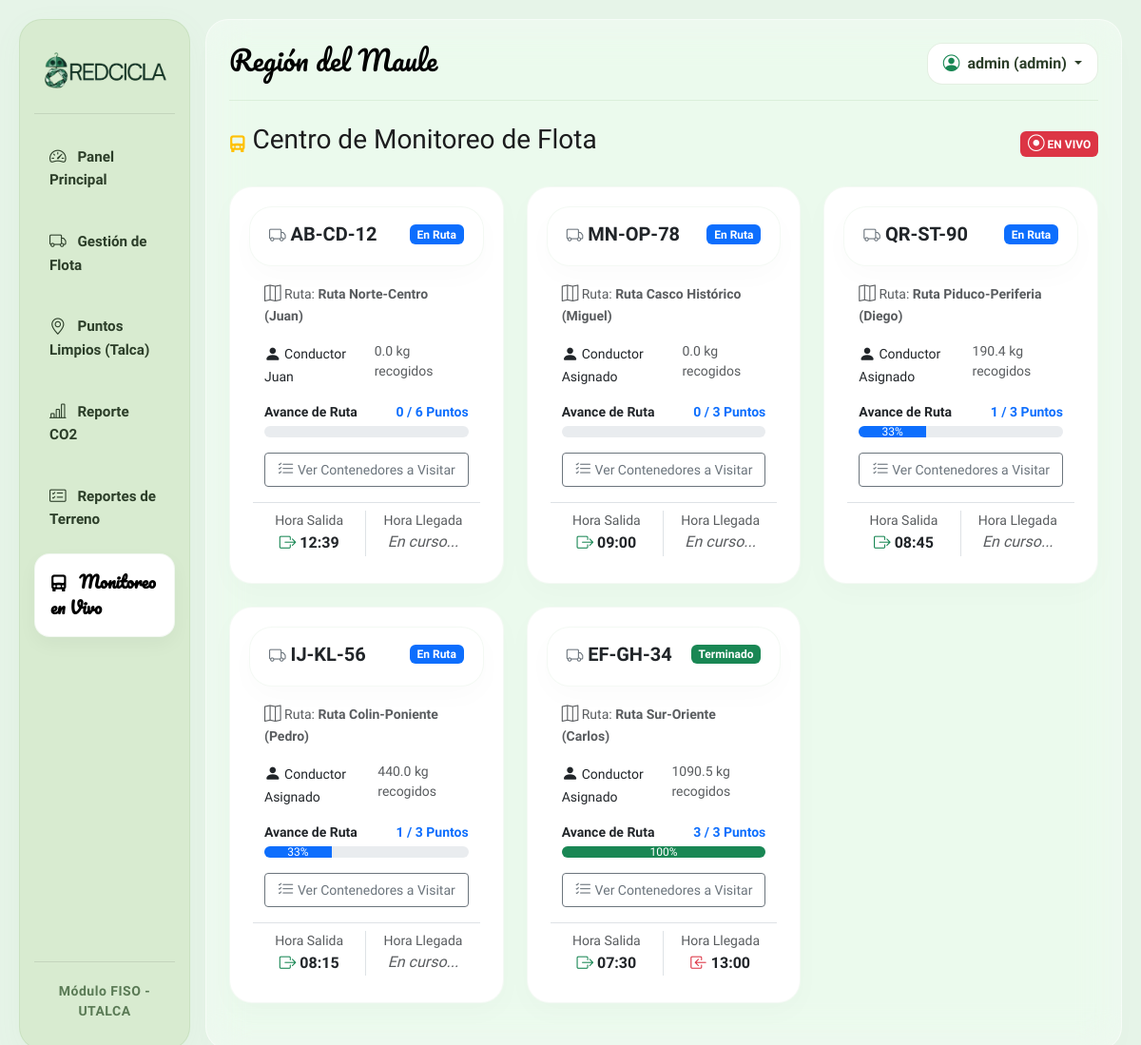
Screenshot of /monitoreo (signed in) with the database file from the repository.
### tables this page shows
CREATE TABLE rutas_activas (
        id INTEGER PRIMARY KEY AUTOINCREMENT, ruta_id INTEGER, camion_id INTEGER, conductor_id INTEGER, ayudante_id INTEGER,
        fecha_inicio TEXT NOT NULL, fecha_fin TEXT, pesaje_calculado REAL, pesaje_final REAL,
        FOREIGN KEY(ruta_id) REFERENCES rutas(id), FOREIGN KEY(camion_id) REFERENCES camiones(id),
        FOREIGN KEY(conductor_id) REFERENCES empleados(id), FOREIGN KEY(ayudante_id) REFERENCES empleados(id));

CREATE TABLE camiones (
        id INTEGER PRIMARY KEY AUTOINCREMENT, patente TEXT UNIQUE NOT NULL, capacidad_carga REAL,
        ultima_revision TEXT, estado INTEGER DEFAULT 1, alerta INTEGER DEFAULT 0);

CREATE TABLE rutas (id INTEGER PRIMARY KEY AUTOINCREMENT, zona_id INTEGER, nombre TEXT NOT NULL, FOREIGN KEY(zona_id) REFERENCES zonas(id));

### main.py (the view)
@app.route('/monitoreo')
def monitoreo_rutas():
    if 'usuario_nombre' not in session:
        return redirect(url_for('login'))
    conexion = sqlite3.connect(DB_PATH)
    cursor = conexion.cursor()
    cursor.execute('''
        SELECT
            ra.id,
            c.patente,
            c.capacidad_carga,
            COALESCE(cond.nombre_completo, 'Conductor Asignado') AS conductor,
            r.nombre AS ruta_nombre,
            ra.fecha_inicio,
            ra.fecha_fin,
            ra.ruta_id
        FROM rutas_activas ra
        LEFT JOIN camiones c ON ra.camion_id = c.id
        LEFT JOIN empleados cond ON ra.conductor_id = cond.id
        LEFT JOIN rutas r ON ra.ruta_id = r.id
        ORDER BY ra.fecha_inicio DESC
    ''')
    viajes_db = cursor.fetchall()
    viajes_procesados = []
    for v in viajes_db:
        ruta_activa_id = v[0]
        ruta_id = v[7]
        cursor.execute("SELECT SUM(cantidad_retirada) FROM registros_retiro WHERE ruta_activa_id = ? AND estado = 'Completado'", (ruta_activa_id,))
        recolectado = cursor.fetchone()[0]
        if recolectado is None: recolectado = 0.0
        cursor.execute('''
            SELECT p.id, p.direccion,
                   (SELECT estado FROM registros_retiro WHERE ruta_activa_id = ? AND punto_id = p.id ORDER BY id DESC LIMIT 1) as estado_retiro
            FROM puntos_reciclaje p
            WHERE p.ruta_id = ? AND p.estado = 1
        ''', (ruta_activa_id, ruta_id))
        puntos_db = cursor.fetchall()
        detalle_puntos = []
        puntos_completados = 0
        total_puntos = len(puntos_db)
        for p in puntos_db:
            estado_punto = p[2]
            if estado_punto == 'Completado':
                puntos_completados += 1
            detalle_puntos.append({
                "direccion": p[1],
                "estado": estado_punto
            })
        porcentaje = 0
        if total_puntos > 0:
            porcentaje = int((puntos_completados / total_puntos) * 100)
        viajes_procesados.append({
            "id": v[0], "patente": v[1], "capacidad": v[2], "conductor": v[3],
            "ruta": v[4], "inicio": v[5], "fin": v[6],
            "recolectado": round(recolectado, 1),
            "porcentaje": porcentaje,
            "puntos_completados": puntos_completados,
            "total_puntos": total_puntos,
            "detalle_puntos": detalle_puntos
        })
    conexion.close()
    return render_template('monitoreo.html', viajes=viajes_procesados)

### templates/monitoreo.html (shortened to what this page needs)
{% extends 'base.html' %}
{% block content %}
<div class="d-flex justify-content-between align-items-center mb-4">
    <h3><i class="bi bi-truck-front-fill text-warning"></i> Centro de Monitoreo de Flota</h3>
    <span class="badge bg-danger pulse-animation"><i class="bi bi-record-circle"></i> EN VIVO</span>
</div>
<div class="row">
    {% for viaje in viajes %}
    <div class="col-md-6 col-lg-4 mb-4">
        <div class="card border-0 shadow-sm h-100">
            <div class="card-header bg-white d-flex justify-content-between align-items-center border-bottom-0 pt-3">
                <h5 class="mb-0 fw-bold"><i class="bi bi-truck text-secondary"></i> {{ viaje.patente }}</h5>
                {% if viaje.fin %}
                    <span class="badge bg-success">Terminado</span>
                {% else %}
                    <span class="badge bg-primary">En Ruta</span>
                {% endif %}
            </div>
            <div class="card-body pb-2">
                <p class="text-muted small mb-3"><i class="bi bi-map"></i> Ruta: <strong>{{ viaje.ruta }}</strong></p>
                <div class="d-flex justify-content-between mb-1 small">
                    <span><i class="bi bi-person-fill"></i> {{ viaje.conductor }}</span>
                    <span class="text-muted">{{ viaje.recolectado }} kg recogidos</span>
                </div>
                <div class="d-flex justify-content-between mb-1 mt-3 small fw-bold">
                    <span>Avance de Ruta</span>
                    <span class="text-primary">{{ viaje.puntos_completados }} / {{ viaje.total_puntos }} Puntos</span>
                </div>
                <div class="progress mb-3" style="height: 12px;">
                    <div class="progress-bar {% if viaje.porcentaje == 100 %}bg-success{% else %}bg-primary{% endif %}"
                         role="progressbar" style="width: {{ viaje.porcentaje }}%;">
                         {{ viaje.porcentaje }}%
                    </div>
                </div>
                <button class="btn btn-sm btn-outline-secondary w-100 mb-3" type="button" data-bs-toggle="collapse" data-bs-target="#collapsePuntos{{ viaje.id }}">
                    <i class="bi bi-list-check"></i> Ver Contenedores a Visitar
                </button>
                <div class="row text-center border-top pt-2">
                    <div class="col-6 border-end">
                        <small class="text-muted d-block">Hora Salida</small>
                        <span class="fw-bold"><i class="bi bi-box-arrow-right text-success"></i> {{ viaje.inicio[-5:] }}</span>
                    </div>
                    <div class="col-6">
                        <small class="text-muted d-block">Hora Llegada</small>
                        {% if viaje.fin %}
                            <span class="fw-bold"><i class="bi bi-box-arrow-in-left text-danger"></i> {{ viaje.fin[-5:] }}</span>
                        {% else %}
                            <span class="text-muted fst-italic">En curso...</span>
                        {% endif %}
                    </div>
                </div>
            </div>
        </div>
    </div>
    {% else %}
    <div class="col-12 text-center py-5">
        <i class="bi bi-moon-stars text-muted" style="font-size: 3rem;"></i>
        <h5 class="text-muted mt-3">No hay camiones en la calle en este momento.</h5>
    </div>
    {% endfor %}
</div>
{% endblock %}

### templates/base.html (style rules this page uses)
:root { --color-bg-light: #e6f4e8; --color-sidebar-combine: #d8ebd0; --color-primary-green: #79AE6F; --color-bubble-bg: #ffffff; --color-dark: #000000; --color-red: #b21c19; --ios-bubble-radius: 24px; --ios-pill-radius: 16px; }
body { font-family: 'Quicksand', sans-serif; background-color: var(--color-bg-light); min-height: 100vh; color: #1c1c1e; overflow-x: hidden; }
.card, .bg-white { background-color: var(--color-bubble-bg) !important; border-radius: var(--ios-bubble-radius) !important; border: 1px solid rgba(121, 174, 111, 0.08) !important; box-shadow: 0 10px 30px rgba(0, 0, 0, 0.02) !important; padding: 20px; animation: fadeInUp 0.4s cubic-bezier(0.16, 1, 0.3, 1) both; }
.bi { font-size: 1.1rem; vertical-align: -1px; }

### templates/monitoreo.html (style rules this page uses)
.pulse-animation { animation: pulse 2s infinite; }

### rows the page displays
rutas_activas: patente "AB-CD-12", shows "En Ruta", ruta "Ruta Norte-Centro (Juan)", conductor "Conductor Juan", recolectado "0.0", puntos_completados "0", total_puntos "6", fecha_inicio "12:39", shows "En curso..."
rutas_activas: patente "MN-OP-78", shows "En Ruta", ruta "Ruta Casco Histórico (Miguel)", conductor "Conductor Asignado", recolectado "0.0", puntos_completados "0", total_puntos "3", fecha_inicio "09:00", shows "En curso..."
rutas_activas: patente "QR-ST-90", shows "En Ruta", ruta "Ruta Piduco-Periferia (Diego)", conductor "Conductor Asignado", recolectado "190.4", puntos_completados "1", total_puntos "3", porcentaje "33", fecha_inicio "08:45", shows "En curso..."
rutas_activas: patente "IJ-KL-56", shows "En Ruta", ruta "Ruta Colin-Poniente (Pedro)", conductor "Conductor Asignado", recolectado "440.0", puntos_completados "1", total_puntos "3", porcentaje "33", fecha_inicio "08:15", shows "En curso..."
rutas_activas: patente "EF-GH-34", shows "Terminado", ruta "Ruta Sur-Oriente (Carlos)", conductor "Conductor Asignado", recolectado "1090.5", puntos_completados "3", total_puntos "3", porcentaje "100", fecha_inicio "07:30", fecha_fin "13:00"

### other values shown
{{ session.get('usuario_nombre') }} "admin"
{{ session.get('usuario_rol') }} "admin"
